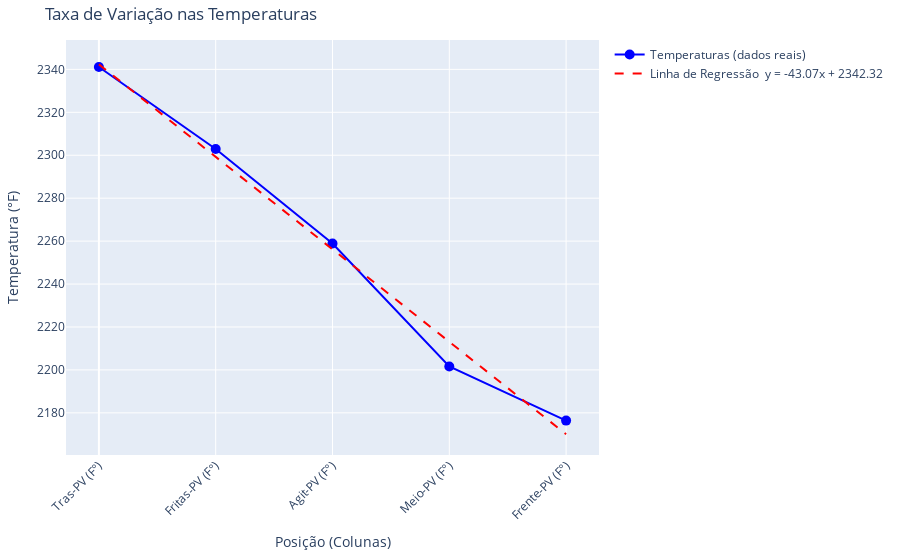

Notebook cell for this chart:
### Markdown cell above
### Gráfico de regressão das temperaturas

### Code cell
fig = go.Figure()

fig.add_trace(go.Scatter(x=x, y=y, mode='markers+lines', name='Temperaturas (dados reais)', 
                         line=dict(color='blue'), marker=dict(color='blue', size=10)))

fig.add_trace(go.Scatter(x=x, y=linha_regressao, mode='lines', name=f'Linha de Regressão\n y = {slope:.2f}x + {intercept:.2f}', 
                         line=dict(color='red', dash='dash')))

fig.update_layout(
    title='Taxa de Variação nas Temperaturas',
    xaxis=dict(tickmode='array', tickvals=x, ticktext=cols, title='Posição (Colunas)'),
    yaxis=dict(title='Temperatura (°F)'),
    showlegend=True,
    template='plotly',
    xaxis_tickangle=-45,
    margin=dict(l=40, r=40, t=40, b=100)
)

fig.show()

### Figure 1 — Plotly figure (JSON) as saved in the notebook; plotly's stock layout.template omitted (floating-point values rounded to 4 significant figures)
{"data": [{"line": {"color": "blue"}, "marker": {"color": "blue", "size": 10}, "mode": "markers+lines", "name": "Temperaturas (dados reais)", "type": "scatter", "x": [0, 1, 2, 3, 4], "y": [2341.0, 2303.0, 2259.0, 2202.0, 2176.0]}, {"line": {"color": "red", "dash": "dash"}, "mode": "lines", "name": "Linha de Regressão\n y = -43.07x + 2342.32", "type": "scatter", "x": [0, 1, 2, 3, 4], "y": [2342.0, 2299.0, 2256.0, 2213.0, 2170.0]}], "layout": {"margin": {"b": 100, "l": 40, "r": 40, "t": 40}, "showlegend": true, "title": {"text": "Taxa de Variação nas Temperaturas"}, "xaxis": {"tickangle": -45, "tickmode": "array", "ticktext": ["Tras-PV (F°)", "Fritas-PV (F°)", "Agit-PV (F°)", "Meio-PV (F°)", "Frente-PV (F°)"], "tickvals": [0, 1, 2, 3, 4], "title": {"text": "Posição (Colunas)"}}, "yaxis": {"title": {"text": "Temperatura (°F)"}}}}
